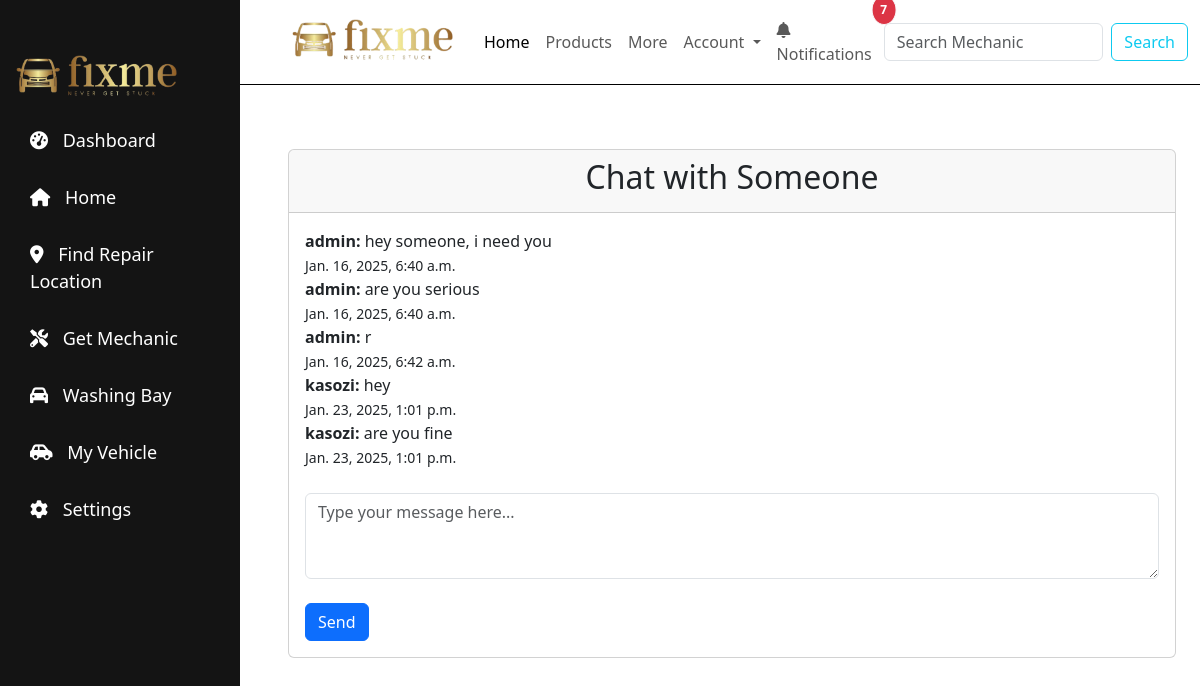
/chat_with_mechanic/1/ (signed in), run on the app's committed database.
### fixmeApp/models.py (models this page shows, shortened)
class Mechanic(models.Model):
    name = models.CharField(max_length=30)
    email = models.EmailField(validators=[EmailValidator(message="Please enter a valid email address")])
    location = models.CharField(max_length=30)
    experience = models.SmallIntegerField(default=0)
    phone = models.CharField(max_length=14, validators=[MinLengthValidator(10), MaxLengthValidator(14)])
    bio = models.CharField(max_length=100, null=True, blank=True)
    dis_img = models.ImageField(null=True, blank=True)
    created_at = models.DateTimeField(auto_now_add=True)

class Message(models.Model):
    mechanic = models.ForeignKey(Mechanic, on_delete=models.CASCADE)
    user = models.ForeignKey(User, on_delete=models.CASCADE)
    content = models.TextField()
    timestamp = models.DateTimeField(auto_now_add=True)
    read = models.BooleanField(default=False)

### fixmeApp/views.py (the view)
# urls.py: path('chat_with_mechanic/<int:mechanic_id>/', views.chat_with_mechanic, name='chat_with_mechanic'),
def chat_with_mechanic(request, mechanic_id):
    mechanic = get_object_or_404(Mechanic, id=mechanic_id)
    messages = Message.objects.filter(mechanic=mechanic).order_by('timestamp')
    message_count = Message.objects.filter(user=request.user, read=False).count()
    return render(request, 'chat_with_mechanic.html', {'mechanic': mechanic, 'messages': messages, 'message_count': message_count})

### fixmeApp/views.py (called while the page is built)
def message_count_processor(request):
    if request.user.is_authenticated:
        return {
            'message_count': Message.objects.filter(user=request.user, read=False).count()
        }
    return {
        'message_count': 0
    }

### fixmeApp/templates/chat_with_mechanic.html (shortened to what this page needs)
{% extends 'base.html' %}
{% block content %}
<div class="container mt-5">
    <div class="card">
        <div class="card-header">
            <center><h2>Chat with {{ mechanic.name }}</h2></center>
        </div>
        <div class="card-body">
            <div class="chat-box">
                {% for message in messages %}
                    <div class="message">
                        <strong>{{ message.user.username }}:</strong> {{ message.content }}
                        <br><small>{{ message.timestamp }}</small>
                    </div>
                {% endfor %}
            </div><br>
            <form method="post" action="{% url 'send_message' mechanic.id %}">
                <div class="form-group">
                    <textarea class="form-control" name="message" rows="3" placeholder="Type your message here..."></textarea>
                </div><br>
                <button type="submit" class="btn btn-primary">Send</button>
            </form>
        </div>
    </div>
</div>
{% endblock %}

### fixmeApp/static/css/nav.css (style rules this page uses)
* { margin: 0; padding: 0; box-sizing: border-box; line-height: 1.5; }
body { font-family: Arial, sans-serif; background-color: #fff; width: 100vw; }

### fixmeApp/static/css/main.css (style rules this page uses)
.container { max-width: 1200px; margin: 0 auto; }
h2 { margin-top: 20px; font-size: 1.5em; color: #333; }

### data on the page
Mechanic: name "Someone"
Message: user.username "admin", content "hey someone, i need you", timestamp "Jan. 16, 2025, 6:40 a.m."
Message: user.username "admin", content "are you serious", timestamp "Jan. 16, 2025, 6:40 a.m."
Message: user.username "admin", content "r", timestamp "Jan. 16, 2025, 6:42 a.m."
Message: user.username "kasozi", content "hey", timestamp "Jan. 23, 2025, 1:01 p.m."
Message: user.username "kasozi", content "are you fine", timestamp "Jan. 23, 2025, 1:01 p.m."

### other printed values
{{ message_count }} "7"
